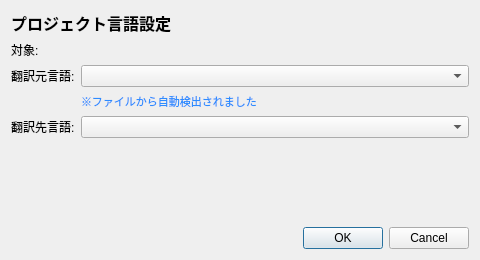
<?xml version="1.0" encoding="UTF-8"?>
<ui version="4.0">
 <class>ProjectLanguageDialog</class>
 <widget class="QDialog" name="ProjectLanguageDialog">
  <property name="geometry">
   <rect><x>0</x><y>0</y><width>480</width><height>260</height></rect>
  </property>
  <property name="windowTitle"><string>プロジェクト言語設定</string></property>
  <layout class="QVBoxLayout" name="layoutRoot">
   <item>
    <widget class="QLabel" name="labelTitle">
     <property name="text"><string>プロジェクト言語設定</string></property>
     <property name="styleSheet"><string notr="true">font-size: 16px; font-weight: 600;</string></property>
    </widget>
   </item>
   <item>
    <widget class="QLabel" name="labelTargetPath">
     <property name="text"><string>対象: </string></property>
     <property name="wordWrap"><bool>true</bool></property>
    </widget>
   </item>
   <item>
    <layout class="QFormLayout" name="formLanguages">
     <item row="0" column="0"><widget class="QLabel" name="labelSource"><property name="text"><string>翻訳元言語:</string></property></widget></item>
     <item row="0" column="1"><widget class="QComboBox" name="comboSourceLanguage"/></item>
     <item row="1" column="1">
      <widget class="QLabel" name="labelDetectedHint">
       <property name="text"><string>※ファイルから自動検出されました</string></property>
       <property name="styleSheet"><string notr="true">color: #2d8cff; font-size: 11px;</string></property>
      </widget>
     </item>
     <item row="2" column="0"><widget class="QLabel" name="labelTarget"><property name="text"><string>翻訳先言語:</string></property></widget></item>
     <item row="2" column="1"><widget class="QComboBox" name="comboTargetLanguage"/></item>
    </layout>
   </item>
   <item>
    <spacer name="spacerBottom">
     <property name="orientation"><enum>Qt::Vertical</enum></property>
     <property name="sizeHint"><size><width>20</width><height>20</height></size></property>
    </spacer>
   </item>
   <item>
    <widget class="QDialogButtonBox" name="buttonBox">
     <property name="standardButtons"><set>QDialogButtonBox::Cancel|QDialogButtonBox::Ok</set></property>
    </widget>
   </item>
  </layout>
 </widget>
 <resources/>
 <connections>
  <connection>
   <sender>buttonBox</sender>
   <signal>accepted()</signal>
   <receiver>ProjectLanguageDialog</receiver>
   <slot>accept()</slot>
  </connection>
  <connection>
   <sender>buttonBox</sender>
   <signal>rejected()</signal>
   <receiver>ProjectLanguageDialog</receiver>
   <slot>reject()</slot>
  </connection>
 </connections>
</ui>
